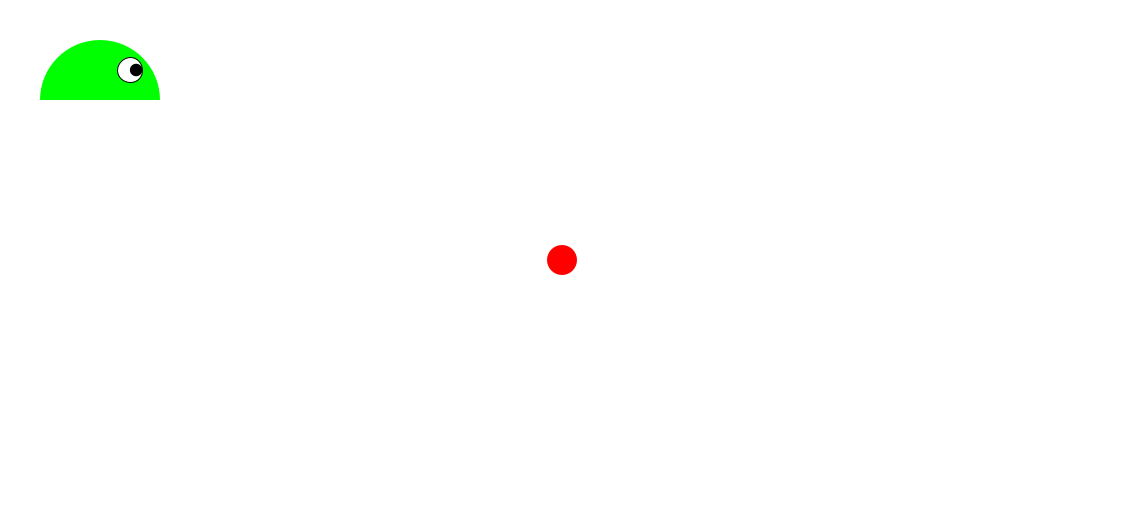
Frame 1 (no input)
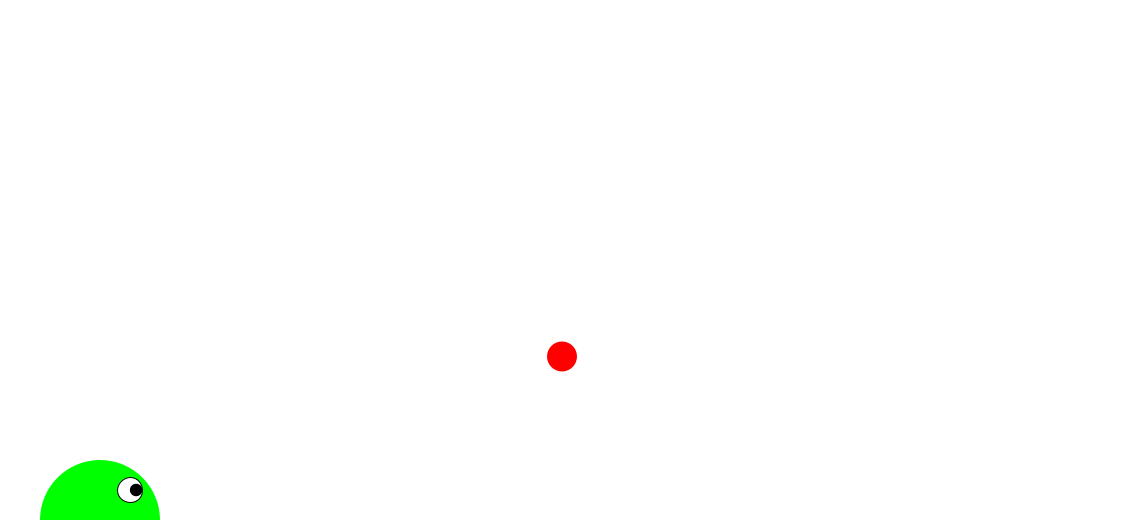
Frame 60 (the mouse pressed at the canvas centre just before this capture)
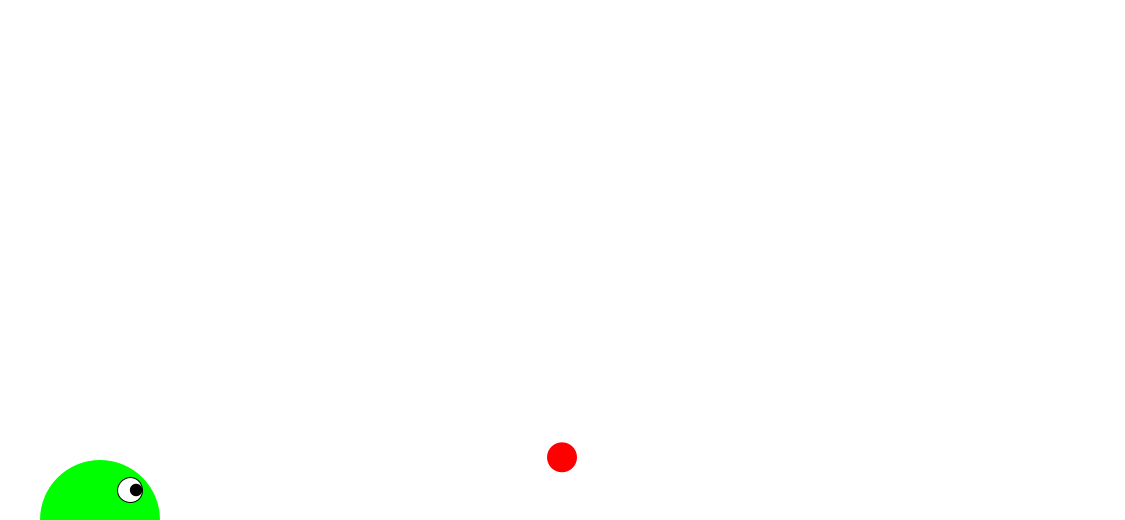
Frame 120 (the mouse held since frame 60 and released just before this capture)

The Processing sketch that drew these frames (run headless with seeded random() and noise(); from frame 60 on, the mouse is pressed at the canvas centre):

// Processing sketch: slime_soccer
// ── slime_soccer.pde
float g = 0.65;
ball b;
slime s;

void setup() {
  size(1125, 520);
  b = new ball();
  s = new slime();
}

void draw() {
  background(255);

  s.render();
  b.render();

  s.update();
  b.update();
}

void keyPressed() {
  if (key == 'w' && s.x.y == height) {
    s.jump = true;
  }
  if (key == 'a') {
    s.moveLeft = true;
  }
  if (key == 'd') {
    s.moveRight = true;
  }
}

void keyReleased() {
  if (key == 'a') {
    s.moveLeft = false;
  }
  if (key == 'd') {
    s.moveRight = false;
  }
}

// ── ball.pde
class ball {
  PVector x, v;
  float r;

  ball() {
    x = new PVector(width/2,height/2);
    v = new PVector(0,0);
    r = 15;
  }

  void render() {
    noStroke();
    fill(255, 0, 0);
    ellipse(x.x, x.y, 2*r, 2*r);
  }

  void update() {
    if (dist(x.x, x.y, s.x.x, s.x.y) < r + s.r) {
      bounce(s);
    } else {
      v.mult(0.99);
      v.y += g;
    }
    
    if (x.y == 0) {
      v.mult(0.7);
    }
    
    v.limit(20);
    x.add(v);

    if (x.y + r > height) {
      x.y = height - r;
      v.y = -v.y;
    }
    
    if (x.x + r > width) {
     v.x = - v.x;
    }
    
    if (x.x - r < width-width) {
     v.x = - v.x;
    }
    
  }

  void bounce(slime s) {
    PVector n = PVector.sub(x, s.x);
    float distanceCor = r + s.r - n.mag();
    n.normalize();
    v.sub(PVector.mult(n, 2*PVector.dot(n, v)));
    x.add(n.setMag(distanceCor));
    x.add(s.v);
    v.mult(1.5);
  }
}

// ── slime.pde
class slime {
  PVector x, v;
  float r;
  boolean jump, moveLeft, moveRight;

  slime() {
    r = 60;
    x = new PVector(100, 100);
    v = new PVector(0, 0);
    jump = false;
    moveLeft = false;
    moveRight = false;
  }

  void render() {
    noStroke();
    fill(0, 255, 0);
    ellipse(x.x, x.y, 2*r, 2*r);
    fill(255);
    rect(x.x-r, x.y, 2*r, r);
    stroke(1);
    ellipse(x.x+s.r/2, x.y-s.r/2, 25, 25);
    noStroke();
    fill(0);
    ellipse(x.x+s.r/2+6.125, x.y-s.r/2, 12.5, 12.5);
  }

  void update() {
    v.y += g;
    
    if (moveLeft) {
      v.x += -8;
    }
    if (moveRight) {
      v.x += 8;
    }
    if (jump && x.y == height) {
      v.y = -10;
      jump = false;
    }

    x.add(v);

    if ( x.y > height) {
      x.y = height;
      v.y = 0;
    }

    v.x = 0;
  }
}
